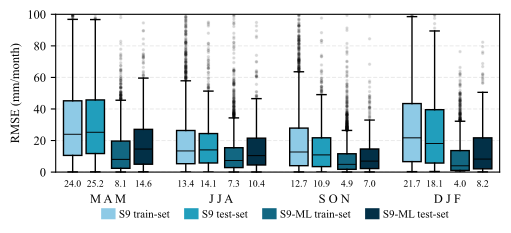

This figure's Python source:
#%% # import libraries
import pandas as pd
import matplotlib.pyplot as plt
import numpy as np
from pathlib import Path

#%% # Automatically identify the project root directory

current_dir = Path(__file__).resolve().parent

PROJECT_ROOT = next(
    (
        parent for parent in [current_dir, *current_dir.parents]
        if all(
            (parent / folder).is_dir()
            for folder in ["raw_data", "model", "assessment", "visualization"]
        )
    ),
    None
)

if PROJECT_ROOT is None:
    raise FileNotFoundError("Project root directory not found.")

path_metrics = (
    PROJECT_ROOT / "visualization" / "fig06" / "validation_model_metrics"
)

path_fig = PROJECT_ROOT / "visualization" / "fig06"

#%% # configurations

init_months = [2, 5, 8, 11]
lead_times = [0, 1, 2, 3]

season_labels = {
    2: "FMAM",
    5: "MJJA",
    8: "ASON",
    11: "NDJF"
}

metricas = ["RMSE"]

metric_axis_labels = {
    "RMSE": "RMSE (mm/month)",
}

#%% # Load all DataFrames containing validation metrics
# Spatio-temporal validation: evaluate model performance
# on the training and test datasets

dfs_train_val = {}
dfs_test_val = {}
dfs_train_dm = {}
dfs_test_dm = {}

for im in init_months:
    for lt in lead_times:

        # S9-ML
        dfs_train_val[(im, lt)] = pd.read_csv(
            path_metrics / f"per_season_validation_ml_im{im}_lt{lt}_train_rmse.csv"
        )

        dfs_test_val[(im, lt)] = pd.read_csv(
            path_metrics / f"per_season_validation_ml_im{im}_lt{lt}_test_rmse.csv"
        )

        # S9
        dfs_train_dm[(im, lt)] = pd.read_csv(
            path_metrics / f"per_season_validation_s9_im{im}_lt{lt}_train_rmse.csv"
        )

        dfs_test_dm[(im, lt)] = pd.read_csv(
            path_metrics / f"per_season_validation_s9_im{im}_lt{lt}_test_rmse.csv"
        )

#%% # Plot

plt.rcParams.update({
    "font.family": "Times New Roman",
    "font.size": 9
})

met = 'RMSE'

flierprops = dict(
    marker='.',
    markersize=3,
    markerfacecolor='black',
    markeredgecolor='black',
    linestyle='none',
    alpha=0.10,
)

color_median = 'black'

# Panel colors
# S9
color_S9_1 = '#8ECAE6'
color_S9_2 = '#219EBC'

# ML
color_ML_1 = '#126782'
color_ML_2 = '#023047'

x = np.arange(len(init_months)) * 0.4

width = 0.065

offsets = [-0.125, -0.045, 0.045, 0.125]

margin = 0.06

fig, ax = plt.subplots(
    figsize=(5.2, 2),
)

# =========================
# LOWER PANEL
# =========================
plot_data = []
pos_plot = []
colors_plot = []

for i, im in enumerate(init_months):

    ml_train_series = []
    ml_test_series = []

    for lt in [1, 2, 3]:

        ml_train_values = (
            dfs_train_val[(im, lt)][met]
            .replace([np.inf, -np.inf], np.nan)
            .dropna()
        )

        ml_test_values = (
            dfs_test_val[(im, lt)][met]
            .replace([np.inf, -np.inf], np.nan)
            .dropna()
        )

        ml_train_series.append(ml_train_values.values)
        ml_test_series.append(ml_test_values.values)

    ml_train_series = np.concatenate(ml_train_series)
    ml_test_series = np.concatenate(ml_test_series)

    s9_test_series = []
    ml_test_values_dm_rest = []

    for lt in [1, 2, 3]:

        ml_train_values_dm = (
            dfs_train_dm[(im, lt)][met]
            .replace([np.inf, -np.inf], np.nan)
            .dropna()
        )

        ml_test_values_dm = (
            dfs_test_dm[(im, lt)][met]
            .replace([np.inf, -np.inf], np.nan)
            .dropna()
        )

        s9_test_series.append(ml_train_values_dm.values)
        ml_test_values_dm_rest.append(ml_test_values_dm.values)

    s9_test_series = np.concatenate(s9_test_series)
    ml_test_values_dm_rest = np.concatenate(ml_test_values_dm_rest)


    season_data = [
        s9_test_series,
        ml_test_values_dm_rest,
        ml_train_series,
        ml_test_series,
    ]



    season_pos = [x[i] + off for off in offsets]

    season_colors = [
    color_S9_1,
    color_S9_2,
    color_ML_1,
    color_ML_2,
]

    plot_data.extend(season_data)
    pos_plot.extend(season_pos)
    colors_plot.extend(season_colors)

bp = ax.boxplot(
    plot_data,
    positions=pos_plot,
    widths=width,
    patch_artist=True,
    flierprops=flierprops
)

for box, c in zip(bp["boxes"], colors_plot):
    box.set_facecolor(c)

for median in bp["medians"]:
    median.set_color(color_median)
    median.set_linewidth(0.7)

medians = [
    np.nanmedian(d) if len(d) > 0 else np.nan
    for d in plot_data
]

for xpos, med in zip(pos_plot, medians):
    if np.isfinite(med):
        ax.text(
            xpos,
            -0.05,
            f"{med:.1f}",
            transform=ax.get_xaxis_transform(),
            ha='center',
            va='top',
            fontsize=7,
            color='black'
        )

ax.set_ylim(0, 100)
ax.set_yticks(np.arange(0, 101, 20))
ax.grid(True, linestyle='--', alpha=0.25)

# =========================
# X-AXIS / LABELS
# =========================

letters = [
    "M A M",
    "J J A",
    "S O N",
    "D J F"
]

for i, letter in enumerate(letters):
    ax.text(
        x[i],
        -0.14,
        letter,
        transform=ax.get_xaxis_transform(),
        ha='center',
        va='top',
        fontsize=9
    )

ax.set_xticks([])

ax.set_ylabel(metric_axis_labels[met])

ax.set_xlim(
    x[0] + min(offsets) - margin,
    x[-1] + max(offsets) + margin
)

# =========================
# LEGENDS
# =========================


handles_bottom = [
    plt.Line2D([0], [0], color=color_S9_1, lw=8),
    plt.Line2D([0], [0], color=color_S9_2, lw=8),
    plt.Line2D([0], [0], color=color_ML_1, lw=8),
    plt.Line2D([0], [0], color=color_ML_2, lw=8),
]

ax.legend(
    handles_bottom,
    [
        "S9 train-set",
        "S9 test-set",
        "S9-ML train-set",
        "S9-ML test-set",
    ],
    loc="upper center",
    bbox_to_anchor=(0.5, -0.19),
    ncol=4,
    frameon=False,
    borderpad=0.2,

    handlelength=0.3,

    handletextpad=0.8,
    columnspacing=1.8,
    labelspacing=0.2,
    fontsize=8
)


plt.tight_layout()
fig.subplots_adjust(hspace=0.55, bottom=0.12)

plt.savefig(
    path_fig / "fig06.pdf",
    bbox_inches="tight",
    dpi=900
)

plt.show()

#%%
